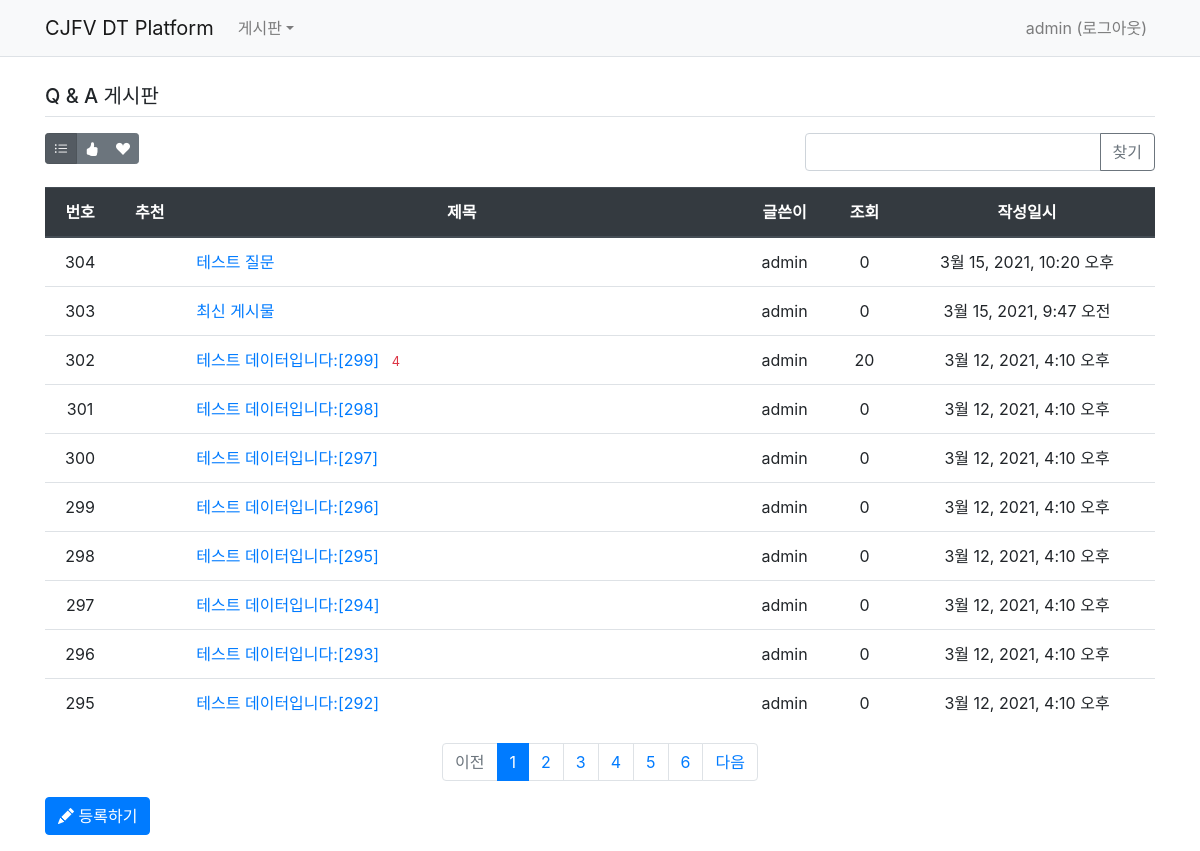
/board/board/1/ (signed in), run on an earlier commit of the app's database.
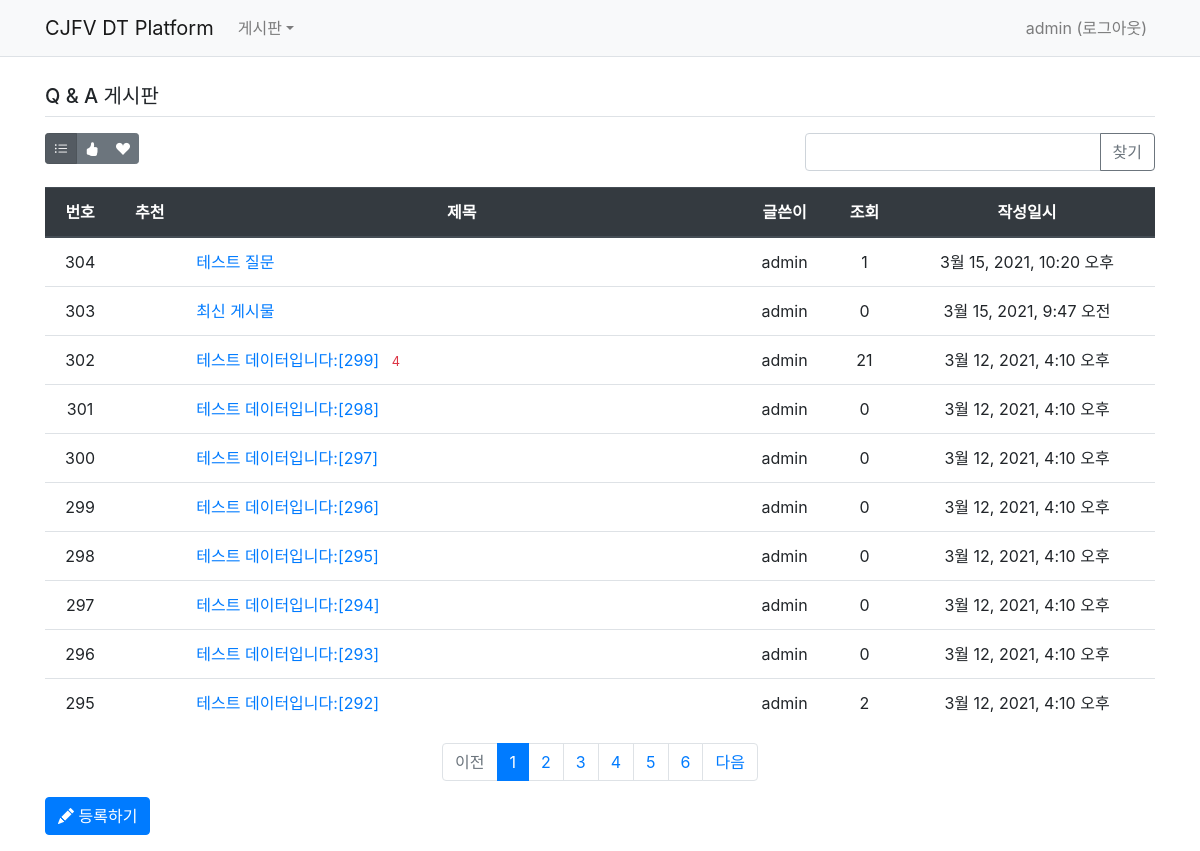
And on a later commit of the database.
### common/models.py (models this page shows)
class Menu(models.Model):
    title = models.CharField(max_length=50)
    remark = models.TextField()
    sort_no = models.IntegerField()

### board/models.py (models this page shows, shortened)
class Board(models.Model):
    menu = models.ForeignKey(Menu, on_delete=models.CASCADE, related_name='menu_board')
    author = models.ForeignKey(User, on_delete=models.CASCADE, related_name='author_board')
    subject = models.CharField(max_length=200)
    content = models.TextField()
    hit_count = models.IntegerField(default=0)
    create_date = models.DateTimeField()
    modify_date = models.DateTimeField(null=True, blank=True)
    voter = models.ManyToManyField(User, related_name='voter_board')

### board/views/base_views.py (the view, shortened to what this page needs)
# urls.py: path('board/<int:menu_id>/', base_views.list, name='list'),
@login_required(login_url='common:login')
def list(request, menu_id):
    page = request.GET.get('page', '1')  # 페이지
    kw = request.GET.get('kw', '')  # 검색어
    so = request.GET.get('so', 'recent')  # 정렬기준
    if so == 'recommend':
        board_list = Board.objects.filter(menu=menu_id).annotate(num_voter=Count('voter')).order_by('-num_voter', '-create_date')
    elif so == 'popular':
        board_list = Board.objects.filter(menu=menu_id).annotate(num_reply=Count('reply')).order_by('-num_reply', '-create_date')
    else:  # recent
        board_list = Board.objects.filter(menu=menu_id).order_by('-create_date')
    paginator = Paginator(board_list, 10)  # 페이지당 10개씩 보여주기
    page_obj = paginator.get_page(page)
    menu = Menu.objects.get(id=menu_id)
    context = {'board_list': page_obj, 'page': page, 'kw': kw, 'so': so, 'menu': menu}
    return render(request, 'board/board_list.html', context)

### board/templatetags/board_filter.py (called while the page is built)
@register.filter
def sub(value, arg):
    return value - arg

### templates/board/board_list.html (shortened to what this page needs)
{% extends 'base.html' %}
{% load board_filter %}
{% block content %}
<div class="container my-3" style="padding-top:60px">
    <h5 class="border-bottom py-2">{{ menu.title }}</h5>
    <div class="row justify-content-between my-3">
        <div class="col-2">
            <div class="btn-group" role="group">
                <button type="button" class="btn btn-sm btn-secondary so {% if so == 'recent' %}active{% endif %}" data-so="recent"  data-original-title="최신순">
                    <i class="bi bi-list-ul"></i>
                </button>
                <button type="button" class="btn btn-sm btn-secondary so {% if so == 'recommend' %}active{% endif %}" data-so="recommend" data-original-title="추천순">
                    <i class="bi bi-hand-thumbs-up-fill"></i>
                </button>
                <button type="button" class="btn btn-sm btn-secondary so {% if so == 'popular' %}active{% endif %}" data-so="popular" data-original-title="인기순">
                    <i class="bi bi-suit-heart-fill"></i>
                </button>
            </div>
        </div>
        <div class="col-4 input-group">
            <input type="text" class="form-control kw" value="{{ kw|default_if_none:'' }}">
            <div class="input-group-append">
                <button class="btn btn-outline-secondary" type="button" id="btn_search">찾기</button>
            </div>
        </div>
    </div>
    <table class="table">
        <thead>
        <tr class="text-center thead-dark">
            <th>번호</th>
            <th>추천</th>
            <th style="width:50%">제목</th>
            <th>글쓴이</th>
            <th>조회</th>
            <th>작성일시</th>
        </tr>
        </thead>
        <tbody>
        {% if board_list %}
        {% for board in board_list %}
        <tr class="text-center">
            <td>
                {{ board_list.paginator.count|sub:board_list.start_index|sub:forloop.counter0|add:1 }}
            </td>
            <td>
            </td>
            <td class="text-left">
                <a href="{% url 'board:detail' board.id %}">{{ board.subject }}</a>
                {% if board.reply_set.count > 0 %}
                <span class="text-danger small ml-2">{{ board.reply_set.count }}</span>
                {% endif %}
            </td>
            <td>{{ board.author.username }}</td>
            <td>{{ board.hit_count }}</td>
            <td>{{ board.create_date }}</td>
        </tr>
        {% endfor %}
        {% else %}
        <tr>
            <td colspan="3">게시물이 없습니다.</td>
        </tr>
        {% endif %}
        </tbody>
    </table>
    <ul class="pagination justify-content-center">
        {% if board_list.has_previous %}
        <li class="page-item">
           <a class="page-link" data-page="{{ board_list.previous_page_number }}" href="#">이전</a>
        </li>
        {% else %}
        <li class="page-item disabled">
            <a class="page-link" tabindex="-1" aria-disabled="true" href="#">이전</a>
        </li>
        {% endif %}
        {% for page_number in board_list.paginator.page_range %}
            {% if page_number >= board_list.number|add:-5 and page_number <= board_list.number|add:5 %}
                {% if page_number == board_list.number %}
                <li class="page-item active" aria-current="page">
                    <a class="page-link" data-page="{{ page_number }}" href="#">{{ page_number }}</a>
                </li>
                {% else %}
                <li class="page-item">
                    <a class="page-link" data-page="{{ page_number }}" href="#">{{ page_number }}</a>
                </li>
                {% endif %}
            {% endif %}
        {% endfor %}
        {% if board_list.has_next %}
        <li class="page-item">
            <a class="page-link" data-page="{{ board_list.next_page_number }}" href="#">다음</a>
        </li>
        {% else %}
        <li class="page-item disabled">
            <a class="page-link" tabindex="-1" aria-disabled="true" href="#">다음</a>
        </li>
        {% endif %}
    </ul>
    <a href="{% url 'board:board_create' menu.id %}" class="btn btn-primary"><i class="bi bi-pencil-fill"></i> 등록하기</a>
</div>
{% endblock %}

### templates/base.html (shortened to what this page needs)
{% load static %}
<!doctype html>
<html lang="ko">
<head>
    <link rel="stylesheet" type="text/css" href="{% static 'bootstrap.min.css' %}">
    <link rel="stylesheet" href="https://cdn.jsdelivr.net/npm/bootstrap-icons@1.3.0/font/bootstrap-icons.css">
    <link rel="stylesheet" type="text/css" href="{% static 'simplemde.min.css' %}">
    <link rel="stylesheet" type="text/css" href="{% static 'style.css' %}">
</head>
<body>
{% include "navbar.html" %}
{% block content %}
{% endblock %}
</body>
</html>

### templates/navbar.html (shortened to what this page needs)
<nav class="navbar navbar-expand-lg navbar-light bg-light border-bottom fixed-top">
    <div class="container">
        <a class="navbar-brand" href="/">CJFV DT Platform</a>
        <div class="collapse navbar-collapse" id="navbarNav">
            <ul class="navbar-nav">
                <li class="nav-item dropdown">
                    {% if user.is_authenticated %}
                    <a class="nav-link dropdown-toggle" href="{% url 'board:list' 1 %}" data-toggle="dropdown">게시판</a>
                    {% endif %}
                </li>
            </ul>
            <ul class="navbar-nav ml-auto">
                <li class="nav-item">
                    {% if user.is_authenticated %}
                    <a class="nav-link" href="{% url 'common:logout' %}">{{ user.username }} (로그아웃)</a>
                    {% else %}
                    <a class="nav-link" href="{% url 'common:login' %}">로그인</a>
                    {% endif %}
                </li>
            </ul>
        </div>
    </div>
</nav>

What changed in the data, as far as the page shows it:
changed Board "테스트 질문": hit_count "0" → "1"
changed Board "테스트 데이터입니다:[299]": hit_count "20" → "21"
changed Board "테스트 데이터입니다:[292]": hit_count "0" → "2"
